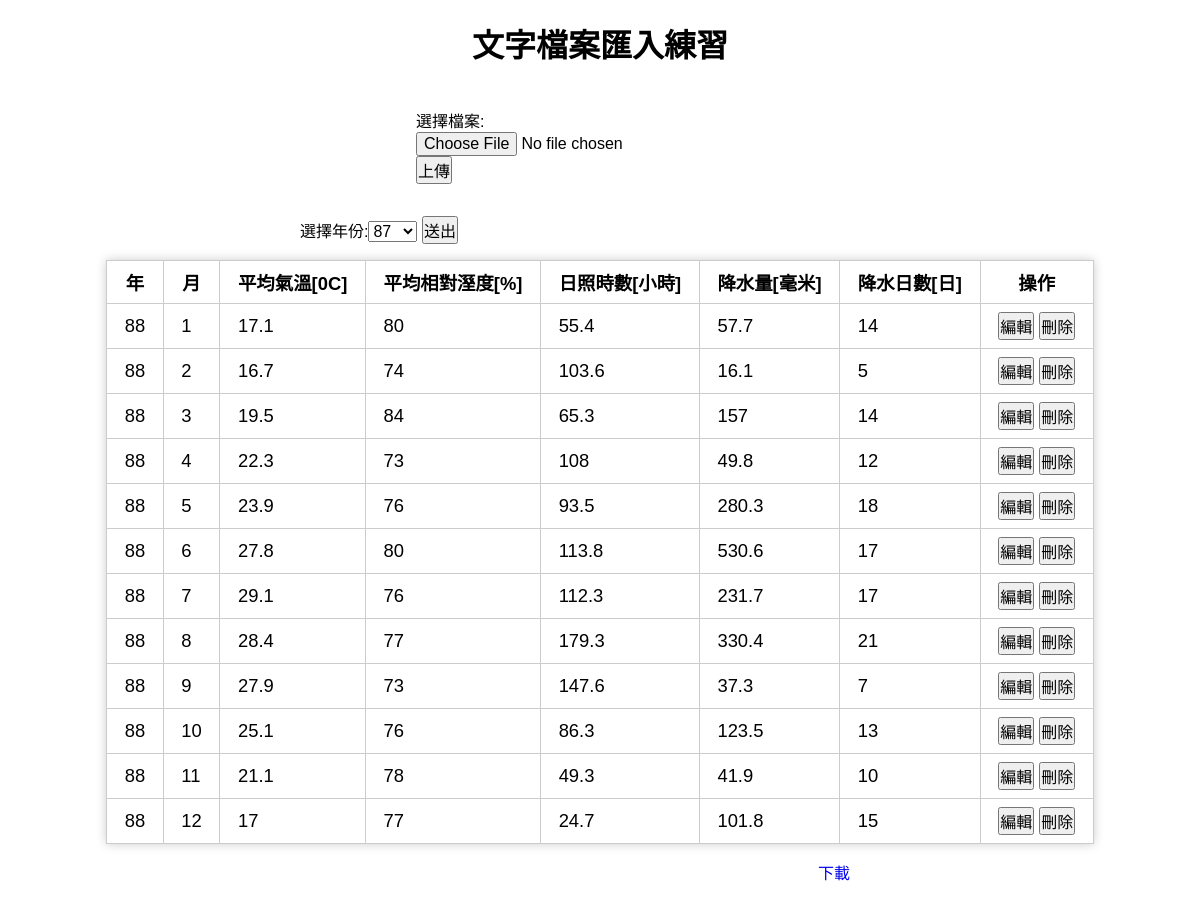
Page /text-import.php?year=88 on the committed database.
### tables this page shows
CREATE TABLE `temperature` (
  `id` int(11) UNSIGNED NOT NULL,
  `year` smallint(4) NOT NULL,
  `month` tinyint(2) NOT NULL,
  `tempe` float NOT NULL,
  `humidity` float NOT NULL,
  `daylight` float NOT NULL,
  `preci` float NOT NULL,
  `preci_days` float NOT NULL
);

### text-import.php (the view, shortened to what this page needs)
<?php
include_once "base.php";
?>
<!DOCTYPE html>
<html lang="en">
<head>
    <link rel="stylesheet" href="style.css">
</head>
<body>
<h1 class="header">文字檔案匯入練習</h1>
<form id="uploadForm" action="?" method="post" enctype="multipart/form-data">
    <div>
        選擇檔案:<input type="file" name="file">
    </div>
    <input type="submit" value="上傳">
</form>
<div style="width:50%;margin:1rem auto;">
<form action="?" method="get">
    選擇年份:<select name="year" >
        <?php
            $years=$pdo->query("SELECT `year` FROM `temperature` GROUP BY `year`")->fetchAll(PDO::FETCH_ASSOC);
            foreach($years as $year){
                echo "<option value='{$year['year']}'>{$year['year']}</option>";
            }
        ?>
    </select>
    <input type="submit" value="送出">
</form>
</div>
<table id="list">
    <tr>
        <th>年</th>
        <th>月</th>
        <th>平均氣溫[0C]</th>
        <th>平均相對溼度[%]</th>
        <th>日照時數[小時]</th>
        <th>降水量[毫米]</th>
        <th>降水日數[日]</th>
        <th>操作</th>
    </tr>
    <?php
    if(isset($_GET['year'])){
        $sql="SELECT * FROM temperature where `year`='{$_GET['year']}'";
    }else{
        $sql="SELECT * FROM temperature";
    }
    $rows=$pdo->query($sql)->fetchAll(PDO::FETCH_ASSOC);
    foreach($rows as $row){
    ?>
    <tr>
        <td><?=$row['year'];?></td>
        <td><?=$row['month'];?></td>
        <td><?=$row['tempe'];?></td>
        <td><?=$row['humidity'];?></td>
        <td><?=$row['daylight'];?></td>
        <td><?=$row['preci'];?></td>
        <td><?=$row['preci_days'];?></td>
        <td>
            <button onclick="location.href='update_row.php?id=<?=$row['id'];?>'">編輯</button>
            <button onclick="location.href='del_row.php?id=<?=$row['id'];?>'">刪除</button>
        </td>
    </tr>
    <?php
    }
    ?>
</table>
<div style="width:500px;margin:1rem auto;text-align:right">
<?php if(isset($_GET['year'])){  ?>
    <a href="paper.csv" download>下載</a>
<?php } ?>
</div>
</body>
</html>

### style.css (style rules this page uses)
* { font-family: "微軟正黑體",Arial, Helvetica, sans-serif; font-size:16px; padding:0; margin:0; list-style-type: none; box-sizing: border-box; text-decoration: none; }
.header { margin:10px auto; padding:10px; text-align: center; font-size:32px; }

### text-import.php (style rules this page uses)
#uploadForm { width:400px; margin:1rem auto; font-size:1.25rem; padding:1rem; }
#list { border-collapse: collapse; box-shadow: 0 0 10px #ccc; margin:1rem auto; }
#list td,#list th { border:1px solid #ccc; padding:0.5rem 1.1rem; font-size:1.15rem; }

### rows in the picture
temperature: year "88", month "1", tempe "17.1", humidity "80", daylight "55.4", preci "57.7", preci_days "14"
temperature: year "88", month "2", tempe "16.7", humidity "74", daylight "103.6", preci "16.1", preci_days "5"
temperature: year "88", month "3", tempe "19.5", humidity "84", daylight "65.3", preci "157", preci_days "14"
temperature: year "88", month "4", tempe "22.3", humidity "73", daylight "108", preci "49.8", preci_days "12"
temperature: year "88", month "5", tempe "23.9", humidity "76", daylight "93.5", preci "280.3", preci_days "18"
temperature: year "88", month "6", tempe "27.8", humidity "80", daylight "113.8", preci "530.6", preci_days "17"
temperature: year "88", month "7", tempe "29.1", humidity "76", daylight "112.3", preci "231.7", preci_days "17"
temperature: year "88", month "8", tempe "28.4", humidity "77", daylight "179.3", preci "330.4", preci_days "21"
temperature: year "88", month "9", tempe "27.9", humidity "73", daylight "147.6", preci "37.3", preci_days "7"
temperature: year "88", month "10", tempe "25.1", humidity "76", daylight "86.3", preci "123.5", preci_days "13"
temperature: year "88", month "11", tempe "21.1", humidity "78", daylight "49.3", preci "41.9", preci_days "10"
temperature: year "88", month "12", tempe "17", humidity "77", daylight "24.7", preci "101.8", preci_days "15"

### other values in the picture
form field year "87"
